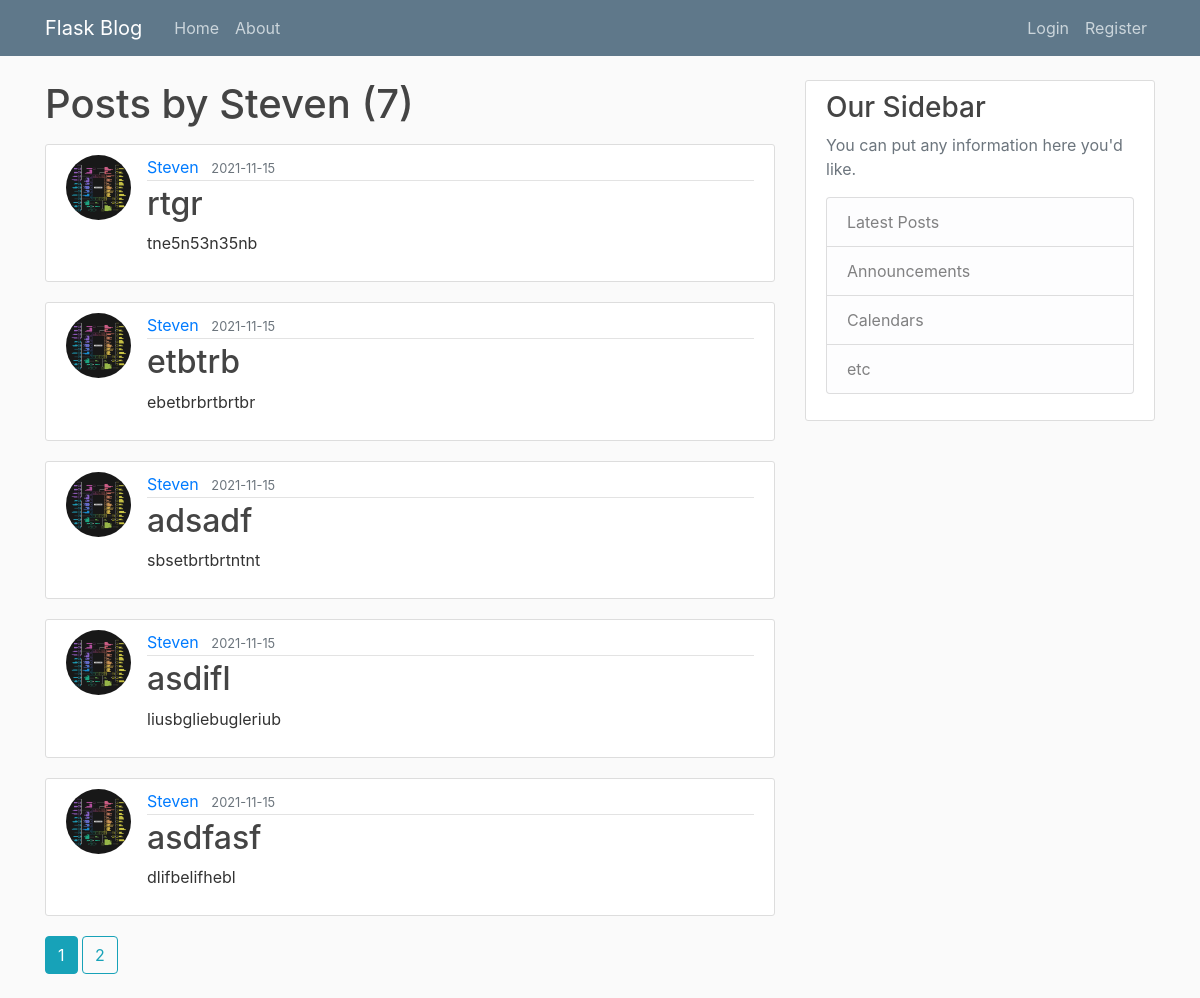
Screenshot of /user/Steven with the database file from the repository.
### flaskblog/models.py (models this page shows, shortened)
class User(db.Model, UserMixin):
    id = db.Column(db.Integer, primary_key=True)
    username = db.Column(db.String(20), unique=True, nullable=False)
    email = db.Column(db.String(120), unique=True, nullable=False)
    image_file = db.Column(db.String(20), nullable=False, default='default.jpg')
    password = db.Column(db.String(60), nullable=False)
    posts = db.relationship('Post', backref='author', lazy=True)

class Post(db.Model):
    id = db.Column(db.Integer, primary_key=True)
    title = db.Column(db.String(100), nullable=False)
    date_posted = db.Column(db.DateTime, nullable=False, default=datetime.utcnow)
    content = db.Column(db.Text, nullable=False)
    user_id = db.Column(db.Integer, db.ForeignKey('user.id'), nullable=False)

### flaskblog/users/routes.py (the view)
@users.route("/user/<string:username>")
def user_post(username):
    page = request.args.get('page', 1, type=int)
    user = User.query.filter_by(username=username).first_or_404()
    posts = Post.query.filter_by(author=user)\
        .order_by(Post.date_posted.desc())\
        .paginate(page=page, per_page=5)
    return render_template('user_post.html', posts=posts, user=user)

### flaskblog/templates/user_post.html
{% extends "layout.html" %}
{% block content %}
    <h1 class="mb-3">Posts by {{ user.username }} ({{ posts.total }})</h1>
    {% for post in posts.items %}
        <article class="media content-section">
            <img class="rounded-circle article-img" src="{{url_for('static', filename='profile_pics/' + post.author.image_file)}}"/>
          <div class="media-body">
            <div class="article-metadata">
              <a class="mr-2" href="{{url_for('users.user_post', username=post.author.username) }}">{{ post.author.username }}</a>
              <small class="text-muted">{{ post.date_posted.strftime('%Y-%m-%d') }}</small>
            </div>
            <h2><a class="article-title" href="{{url_for('posts.post', post_id=post.id)}}">{{ post.title }}</a></h2>
            <p class="article-content">{{ post.content }}</p>
          </div>
        </article>
    {% endfor %}
    {% for page_num in posts.iter_pages(left_edge=1, right_edge=1, left_current=1, right_current=2) %}
        {% if page_num %}
            {% if posts.page==page_num %}
                <a class="btn btn-info mb-4" href="{{ url_for('main.home', page=page_num) }}">{{ page_num }}</a>
            {% else %}
                <a class="btn btn-outline-info mb-4" href="{{ url_for('main.home', page=page_num) }}">{{ page_num }}</a>
            {% endif %}
        {% else %}
            ...
        {% endif %}
    {% endfor %}
{% endblock content %}

### flaskblog/static/main.css (style rules this page uses)
body { background: #fafafa; color: #333333; margin-top: 5rem; }
h1, h2, h3, h4, h5, h6 { color: #444444; }
.content-section { background: #ffffff; padding: 10px 20px; border: 1px solid #dddddd; border-radius: 3px; margin-bottom: 20px; }
.article-title { color: #444444; }
.article-content { white-space: pre-line; }
.article-img { height: 65px; width: 65px; margin-right: 16px; }
.article-metadata { padding-bottom: 1px; margin-bottom: 4px; border-bottom: 1px solid #e3e3e3 }

### rows the page displays
User: username "Steven"
Post: image_file (picture), author.username "Steven", date_posted "2021-11-15", title "rtgr", content "tne5n53n35nb"
Post: image_file (picture), author.username "Steven", date_posted "2021-11-15", title "etbtrb", content "ebetbrbrtbrtbr"
Post: image_file (picture), author.username "Steven", date_posted "2021-11-15", title "adsadf", content "sbsetbrtbrtntnt"
Post: image_file (picture), author.username "Steven", date_posted "2021-11-15", title "asdifl", content "liusbgliebugleriub"
Post: image_file (picture), author.username "Steven", date_posted "2021-11-15", title "asdfasf", content "dlifbelifhebl"

### other values shown
{{ posts.total }} "7"
{{ page_num }} "1"
{{ page_num }} "2"
